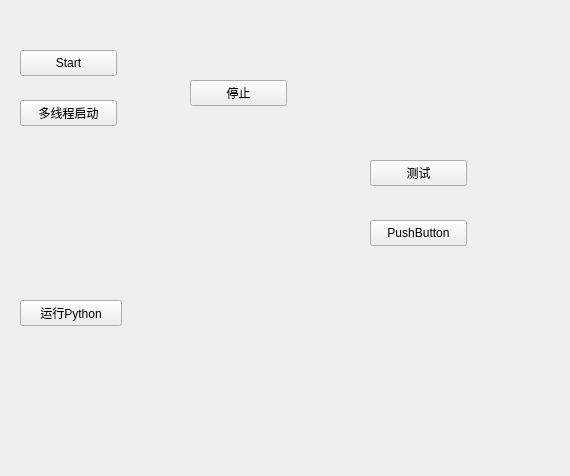
<?xml version="1.0" encoding="UTF-8"?>
<ui version="4.0">
 <class>ConcurrentForm</class>
 <widget class="QWidget" name="ConcurrentForm">
  <property name="geometry">
   <rect>
    <x>0</x>
    <y>0</y>
    <width>570</width>
    <height>476</height>
   </rect>
  </property>
  <property name="windowTitle">
   <string>Form</string>
  </property>
  <widget class="QPushButton" name="pushButton">
   <property name="geometry">
    <rect>
     <x>20</x>
     <y>50</y>
     <width>97</width>
     <height>26</height>
    </rect>
   </property>
   <property name="text">
    <string>Start</string>
   </property>
  </widget>
  <widget class="QPushButton" name="pushButton_2">
   <property name="geometry">
    <rect>
     <x>20</x>
     <y>100</y>
     <width>97</width>
     <height>26</height>
    </rect>
   </property>
   <property name="text">
    <string>多线程启动</string>
   </property>
  </widget>
  <widget class="QPushButton" name="pushButton_3">
   <property name="geometry">
    <rect>
     <x>190</x>
     <y>80</y>
     <width>97</width>
     <height>26</height>
    </rect>
   </property>
   <property name="text">
    <string>停止</string>
   </property>
  </widget>
  <widget class="QPushButton" name="pushButton_4">
   <property name="geometry">
    <rect>
     <x>20</x>
     <y>300</y>
     <width>102</width>
     <height>26</height>
    </rect>
   </property>
   <property name="text">
    <string>运行Python</string>
   </property>
  </widget>
  <widget class="QPushButton" name="pushButton_5">
   <property name="geometry">
    <rect>
     <x>370</x>
     <y>160</y>
     <width>97</width>
     <height>26</height>
    </rect>
   </property>
   <property name="text">
    <string>测试</string>
   </property>
  </widget>
  <widget class="QPushButton" name="pushButton_6">
   <property name="geometry">
    <rect>
     <x>370</x>
     <y>220</y>
     <width>97</width>
     <height>26</height>
    </rect>
   </property>
   <property name="text">
    <string>PushButton</string>
   </property>
  </widget>
 </widget>
 <resources/>
 <connections/>
</ui>
